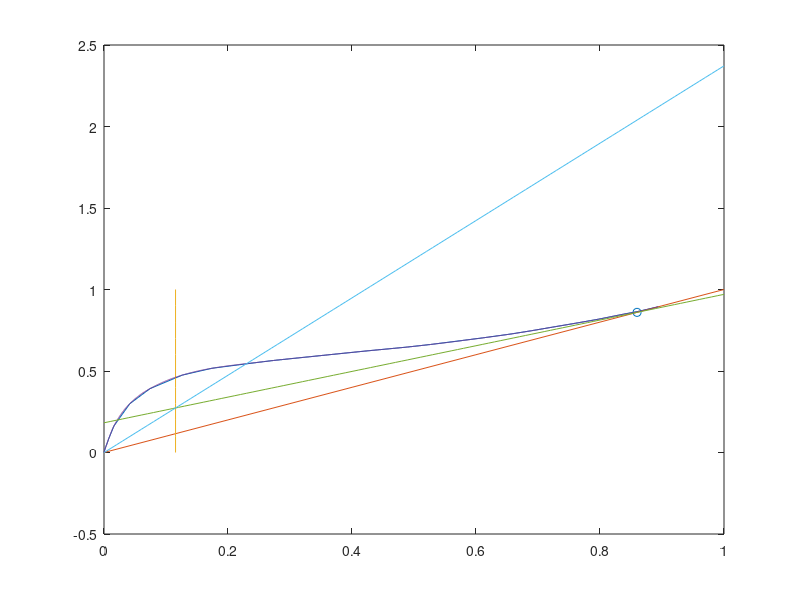

Reproduce this figure in MATLAB.
y=[0.053 0.51 0.77 1.57 2.9 3.725 4.5 8.76 16.34 29.92 39.16 47.49 51.67 55.74 56.44 58.78 62.22 64.7 66.28 70.29 72.71 74.69 76.93 79.26 81.83 84.91 86.4 89.41]/100;
x=[0.004 0.04 0.05 0.12 0.23 0.31 0.39 0.79 1.61 4.16 7.41 12.64 17.41 25.75 27.3 33.24 42.09 48.92 52.68 61.02 65.64 68.92 72.36 75.99 79.82 83.87 85.97 89.41]/100;
y_idea=0:0.1:1;
x_idea=y_idea;
x_F=0.115385;
x_D=0.859756;
delta=0.0001;
x_full=0:delta:1;
y_full=interp1(x,y,x_full,'Pchip');
x_B=0.0003915426781519186;
q=1;

plot(x,y);hold on;
plot(x_idea,y_idea);hold on;
scatter(x_D,x_D);hold on;plot(x_F*ones(11,1),0:0.1:1);hold on;
plot(x_full,y_full);hold on;

%operation line
x_o=0:0.01:1;
R=3.7161;
y_o_dist=R/(R+1)*x_o+x_D/(R+1);
R_prime=(x_F-x_B)/(x_D-x_F)*(R+q)+q;
y_o_ex=R_prime/(R_prime-1)*x_o-1/(R_prime-1)*x_B;
plot(x_o,y_o_dist);hold on;plot(x_o,y_o_ex)